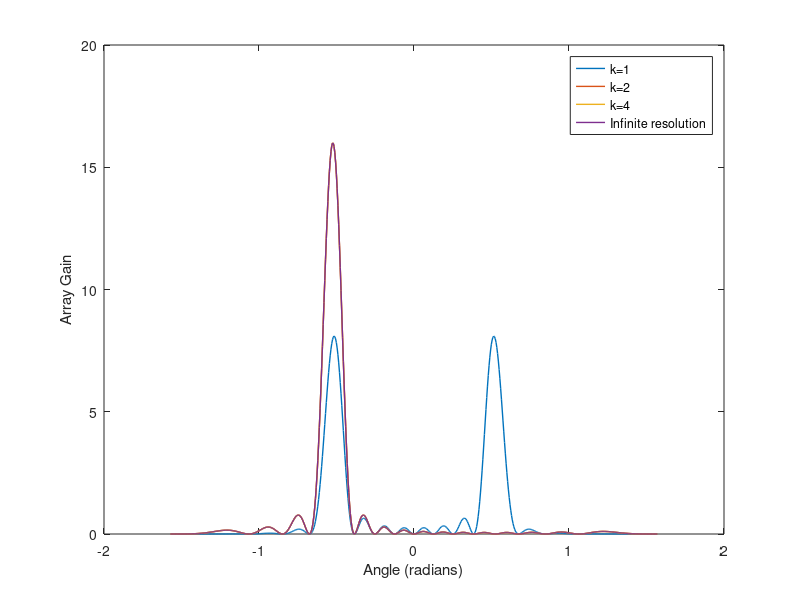

This chart was generated by the following MATLAB code: (Note: this script raises an error after producing the figure.)
clear
% PROBLEM 1.1

N_1 = [16, 64];                                                             %Number of Antennae
K = [1, 2, 4];                                                              %Resolution in bits
theta = -pi/2:0.005:pi/2;                                                   %Angles that we will use to compute beamforming gains
steering = 30;
for n=1:length(N_1)
    args = mod(-pi*sin(deg2rad(steering))*(0:N_1(n)-1), -2*pi);             %Phase shifts
    W = exp(1i*args);
    figure
    for k=1:length(K)
        res = (0:(2^K(k))-1)*((-2*pi)/(2*K(k)));                            %Resolutions
        args_quantized = interp1(res, res, args, 'nearest', 'extrap');      %Quantize phase shifts
        Wk = exp(1i*args_quantized);
        gain = zeros(1,length(theta));
        for t = 1:length(theta)
            a_theta = exp(-1j*pi*(0:N_1(n)-1)'*sin(theta(t)))/sqrt(N_1(n)); %ULA array response 
            gain(t) = abs(Wk*a_theta)^2;                                    %Array gain
        end
        plot(theta, gain, 'LineWidth', 1)
        hold on
    end
    % Now do infinite resolution
    gain = zeros(1,length(theta));
    for t = 1:length(theta)
        a_theta = exp(-1j*pi*(0:N_1(n)-1)'*sin(theta(t)))/sqrt(N_1(n));     %ULA array response 
        gain(t) = abs(W*a_theta)^2;                                         %Array gain
    end
    plot(theta, gain, 'LineWidth', 1)
    legend('k=1', 'k=2', 'k=4', 'Infinite resolution')
    xlabel('Angle (radians)')
    ylabel('Array Gain')
    title('Analog Gain With '+string(N_1(n))+' Antennae');
end

%--------------------------------------------------------------------------
clear
% PROBLEM 1.2

N_1 = [16, 64];                                                             %Number of Antennae
theta = -pi/2:0.005:pi/2;                                                   %Angles that we will use to compute beamforming gains
phi = deg2rad(30);
A = 40;
beta = deg2rad(20);
alpha = 0.5842*(A-21)^0.4 + 0.07886*(A-21);


figure
for n=1:length(N_1)
    gain = zeros(1,length(theta));
    m = [-N_1(n)/2:-1 1:N_1(n)/2];
    num = sqrt(1-(m.^2/(N_1(n)/2)^2));
    w_m = (besseli(0, alpha*num))/(besseli(0, alpha));
    a_m = zeros(length(w_m), 1);                                            %Define a to be a column vector                                     
    for M = 1:length(m)                                                     %Get a_m individually because I don't know how to do it all in one line
        a_m(M) = w_m(M)*exp(-1i*(m(M)-0.5)*pi*sin(phi))*(sin(sin(beta/2)*pi*(m(M)-0.5)))/(pi*(m(M)-0.5));
    end
    for t = 1:length(theta)    
        a_theta = exp(-1j*pi*(0:N_1(n)-1)'*sin(theta(t)))/sqrt(N_1(n));
        gain(t) = abs(a_m'*a_theta)^2;
    end
    plot(theta, gain, 'LineWidth', 1)
    hold on
end
legend('N_T=16', 'N_T=64')
xlabel('Angle (radians)')
ylabel('Array Gain')
title('Digital Gain');

%--------------------------------------------------------------------------
clear

% PROBLEM 2
% Input given parameters
Nt = 8;
Nr = 8;
L = 6;

% Generate channel H_r
H_r = 1/sqrt(2)*(rand(Nt, Nr) +1i*rand(Nt,Nr));

coeff = sqrt((Nt*Nr)/L);
sig = zeros(Nt, Nr);

for i = 1:L
    % Generate random angles between a and b
    theta_i = unifrnd(-pi/2, pi/2);
    phi_i = unifrnd(-pi/2, pi/2);

    % Generate arrays as defined by (4) and (5) of the homework specs
    transmitters = 0:1:Nt-1;
    arx = arrayfun(@(L)srv(L, theta_i, Nt), transmitters);                  %srv defined at the bottom
    receivers = 0:1:Nr-1;
    atx = arrayfun(@(L)srv(L, phi_i, Nt), receivers);
    arx = transpose(arx);
    atx = transpose(atx);

    % Generate random path gain...
    alpha = 1/sqrt(2)*(rand() +1i*rand());
    % ...and multiply it linearly to the result of a_rx*a_tx'
    sig = sig + alpha*(arx*atx');
end

H_s = coeff * sig;

SNR = -10:2:20;
for i = 1:1000
    %Generate random symbols
    b_in = randi([0 1],Nt*log2(4),1);
    x = qammod(b_in, 4, 'InputType', 'bit', 'UnitAveragePower', true);
    for s = length(SNR)
    
        % Zero-forcing combining
        G_ZFHr = H_r'/(H_r'*H_r);
        G_ZFHs = H_s'/(H_s'*H_s);
        
        % LMMSE
        Eb_N0_lin = 10^(SNR(s)/10);
        SNR_lin = 2*Eb_N0_lin;
        noise = sqrt(1/(2*SNR_lin)) * (randn(Nr,1) + 1j*randn(Nr,1));
        G_LMMSEHr = inv(H_r'*H_r+(1/SNR_lin)*eye(Nr))*H_r';
        G_LMMSEHs = inv(H_s'*H_s+(1/SNR_lin)*eye(Nr))*H_s';
    
        % SVD
        [Ur,Sigmar,Vr] = svd(H_r);
        y_precodingr = H_r*Vr*x+noise;
        x_SVDr = Ur'*y_precodingr;
        [Us,Sigmas,Vs] = svd(H_s);
        y_precodings = H_s*Vs*x+noise;
        x_SVDs = Us'*y_precodings;

        c_zf_r = 0;
        c_zf_s = 0;
        for k = 1:length(H_r)
            c_zf_r = c_zf_r + log2(1 + (G_ZFHr(k)'.*x)/((G_ZFHr(k)'.*noise).^2));
        end

        for k = 1:length(H_s)
            c_zf_s = c_zf_s + log2(1 + (G_ZFHs(k)'.*x)/((G_ZFHs(k)'.*noise).^2));
        end

        c_lm_r = 0;
        c_lm_s = 0;
        for k = 1:length(H_r)
            c_lm_r = c_lm_r + log2(1 + (G_LMMSEHr(k)'.*x)/((G_LMMSEHr(k)'.*noise).^2));
        end

        for k = 1:length(H_s)
            c_lm_s = c_lm_s + log2(1 + (G_LMMSEHs(k)'.*x)/((G_LMMSEHs(k)'.*noise).^2));
        end
    end
end

%--------------------------------------------------------------------------
clear

% PROBLEM 3
% Generate random 4-QAM symbols
bits1=randi([0 1],2,1000);
s1=qammod(bits1, 4, 'InputType', 'bit', 'UnitAveragePower', true);
bits2 = zeros(2,1000);
s2=qammod(bits2, 4, 'InputType', 'bit', 'UnitAveragePower', true);

% Upsample by a factor of 4
s1u = upsample(s1, 4);
s2u = upsample(s2, 4);

% Create a rcos filter using given parameters
myfilter = rcosdesign(0.5, 8, 4);

% Apply filter to each signal
s1t = filter(myfilter, 1, s1u);
s2t = filter(myfilter, 1, s2u);

% Convert given anges to radians
phi1 = deg2rad(30);
phi2 = deg2rad(40);

% Create channels h1 and h2, with # of antennae N
N = 32;
antennae = 0:1:N-1;
h1 = arrayfun(@(L)exp(L*-1i*pi*sin(phi1)), antennae);
h2 = arrayfun(@(L)exp(L*-1i*pi*sin(phi2)), antennae);

% Apply precoding
H = [h1.' h2.']';
P = H'/(H*H');
st = [s1t.',s2t.'].';
x = P*st;

% Adjust betas for each section
beta_1 = 1;
beta_3 = -133;

% Calculate z(t) as given in equation (10)
for i = 1:N
    z(i,:) = beta_1*x(i,:) + beta_3.*x(i,:)*(abs(x(i,:)))'.^2;
end

% Graph PST of z(1)
figure
pwelch(z(1,:), [], [], [], 'mean', 'centered');
title('PSD of z_1');

theta = -pi/2:0.005:pi/2;
a_phi = zeros(length(theta),1);
g_phi = zeros(N, length(theta));
g_phi_avg = zeros(length(theta), length(theta));
for t = 1:length(theta)
  a_phi = exp((-1i*pi*(0:N-1))*sin(theta(t)));
  for i = 1:N
        g_phi(i, t) = mean(abs(a_phi'*z(i)).^2);
  end
  g_phi_avg = mean(g_phi);
end
plot(theta, g_phi_avg);

xlabel('Angle (radians)')
ylabel('Gain')
title('Angle vs Interference');




function srv = srv(num, ang, ants)
    element = exp(num*-1i*pi*sin(ang));
    srv = 1/sqrt(ants) * element;
end
